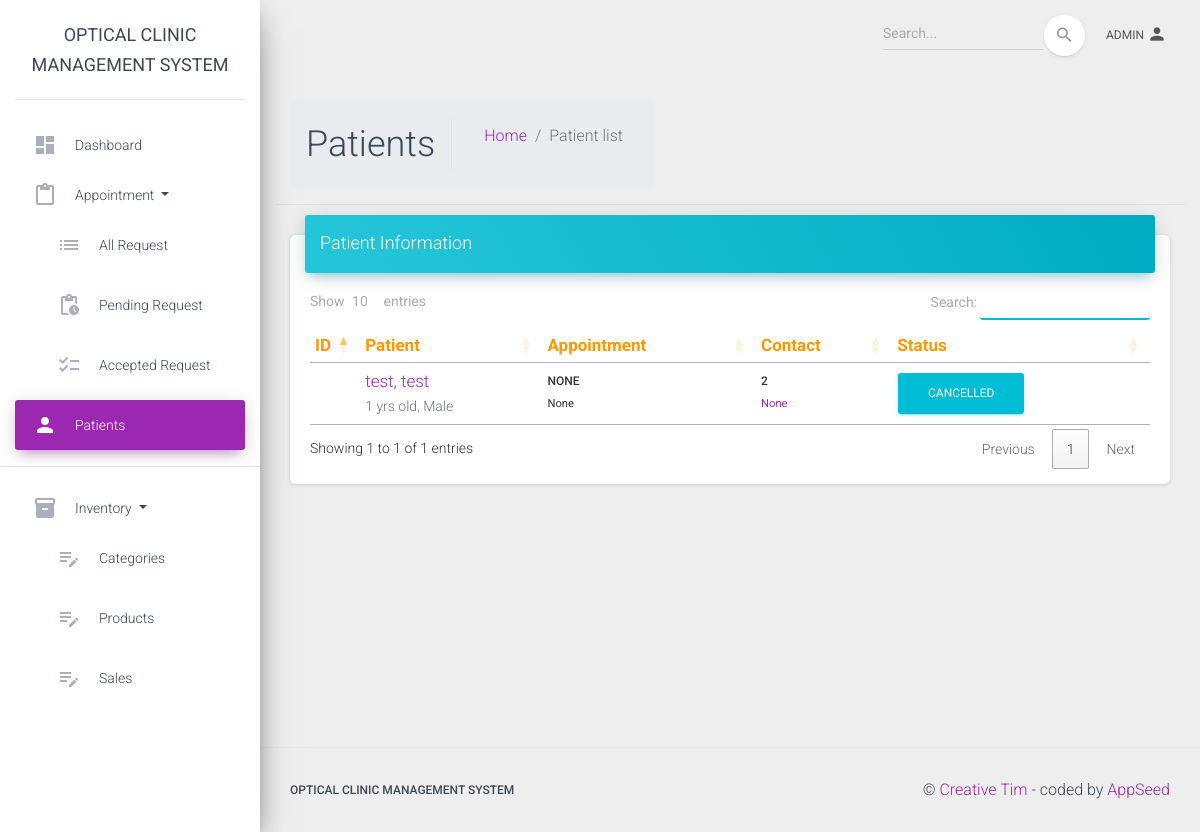
Page /patient-list/ (signed in) on the committed database.
### dashboard/models.py (models this page shows, shortened)
class Appointment(models.Model):
    Status = (
        ('Pending', 'Pending'),
        ('Cancelled', 'Cancelled'),
        ('Accepted', 'Accepted'),
        ('Completed', 'Completed'),
    )
    patient = models.OneToOneField(Patient, null = True, on_delete = models.CASCADE)
    message = models.TextField(max_length=255, null = True, blank = True)
    request_date = models.DateField(auto_now_add=False, null = True)
    sent_date = models.DateField(auto_now_add=True)
    status = models.CharField(max_length = 255, choices = Status, default = 'Pending')
    appointment_date = models.DateField(auto_now_add=False, null=True, blank = True)
    appointment_time = models.TimeField(auto_now_add = False, null = True, blank = True)
    date_created = models.DateTimeField(auto_now_add = True, null = True)

class Patient(models.Model):
    gender_choices = (
        ('Male', 'Male'),
        ('Female', 'Female'),
    )
    user = models.OneToOneField(User, null = True, on_delete=models.CASCADE)
    firstname = models.CharField(max_length = 255, null = True)
    lastname = models.CharField(max_length = 255, null = True)
    age = models.CharField(max_length = 255, null = True)
    email = models.CharField(max_length = 255, null = True)
    gender = models.CharField(max_length=6, null = True, blank = True, choices = gender_choices)
    phone = models.CharField(max_length = 11, null = True, blank = True)
    date_created = models.DateTimeField(auto_now_add = True, null = True)

### authentication/decorators.py (the view)
        def wrapper_func(request, *args, **kwargs):
            group = None
            if request.user.groups.exists():
                group = request.user.groups.all()[0].name
            if group in allowed_roles:
                return view_func(request, *args, **kwargs)
            else:
                return HttpResponse(" You are not authorized! to view this page")

### dashboard/views.py (called while the page is built)
@allowed_users(allowed_roles=['admin', 'staff'])
def patient_list(request):
    appointments = Appointment.objects.all()
    context = {
        'appointments': appointments,
    }
    return render(request, 'dashboard/patients.html', context)

### templates/dashboard/patients.html (shortened to what this page needs)
{% extends "layouts/base.html" %}
{% block content %}
    <div class="row">
        <div class="content border-bottom w-100">
            <div class="container-fluid">
                <div class="row">
                    <div class="col-12 col-md-auto d-flex w-100 align-items-center justify-content-between">
                        <ol class="breadcrumb align-items-center">
                            <h2 class="m-0 pr-3 mr-3 border-right">Patients </h2>
                            <ol class="breadcrumb">
                                <li class="breadcrumb-item"><a href="/admin/">Home</a></li>
                                <li class="breadcrumb-item active">Patient list</li>
                            </ol>
                        </ol>
                         <div class="col-12 col-md-auto d-flex align-items-center justify-content-end flex-end page-actions">
                        </div>
                    </div>
                </div>
            </div>
        </div>
    </div>
    <div class="row">
      <div class="col-lg-12 col-md-12">
        <div class="card">
          <div class="card-header card-header-info">
            <h4 class="card-title">Patient Information </h4>
          </div>
          <div class="card-body table-responsive">
            <table id="all_request" class="table table-hover">
              <thead class="text-warning">
                <th>ID</th>
                <th>Patient</th>
                <th>Appointment </th>
                <th>Contact </th>
                <th>Status</th>
              </thead>
              <tbody>
                {% for app in appointments %}
                <tr>
                    <td>{{ patient.id }}</td>
                    <td>
                        <div class="user-info__basic">
                            <h5 class="mb-0"><a href="{% url 'patient_profile' app.id %}">{{ app.patient.lastname}}, {{ app.patient.firstname }} </a> </h5>
                            <p class="text-muted mb-0">{{ app.patient.age }} yrs old, {{ app.patient.gender }}</p>
                        </div>
                    </td>
                    <td>
                        <h6 class="mb-0">{{ app.appointment_time }}</h6>
                        <small>{{app.appointment_date }}</small>
                    </td>
                    <td>
                        <h6 class="mb-0">{{ app.patient.phone }}</h6>
                        <a href=""><small>{{ app.patient.email }}</small></a>
                    </td>
                    <td>
                        {% if app.status == 'Cancelled' %}
                        <span class="btn btn-info">Cancelled</span>
                        {% endif %}
                    </td>
                </tr>
                {% endfor %}
              </tbody>
            </table>
          </div>
        </div>
      </div>
    </div>
{% endblock content %}

### templates/includes/navigation.html (shortened to what this page needs)
      <nav class="navbar navbar-expand-lg navbar-transparent navbar-absolute fixed-top ">
        <div class="container-fluid">
          <div class="navbar-wrapper">
          </div>
          <div class="collapse navbar-collapse justify-content-end">
          {% if request.user.is_authenticated %}
            <form class="navbar-form">
              <div class="input-group no-border">
                <input type="text" value="" class="form-control" placeholder="Search...">
                <button type="submit" class="btn btn-white btn-round btn-just-icon">
                  <i class="material-icons">search</i>
                  <div class="ripple-container"></div>
                </button>
              </div>
            </form>
            <ul class="navbar-nav">
              <li class="nav-item dropdown">
                <a class="nav-link" href="#pablo" id="navbarDropdownProfile" data-toggle="dropdown" aria-haspopup="true" aria-expanded="false">
                  {{ request.user }}
                  <i class="material-icons">person</i>
                </a>
              </li>
            </ul>
          {% endif %}
          </div>
        </div>
      </nav>

### rows in the picture
Appointment: patient.lastname "test", patient.firstname "test", patient.age "1", patient.gender "Male", appointment_time "NONE", appointment_date "None", patient.phone "2", patient.email "None", status "CANCELLED"

### other values in the picture
{{ request.user }} "ADMIN"
